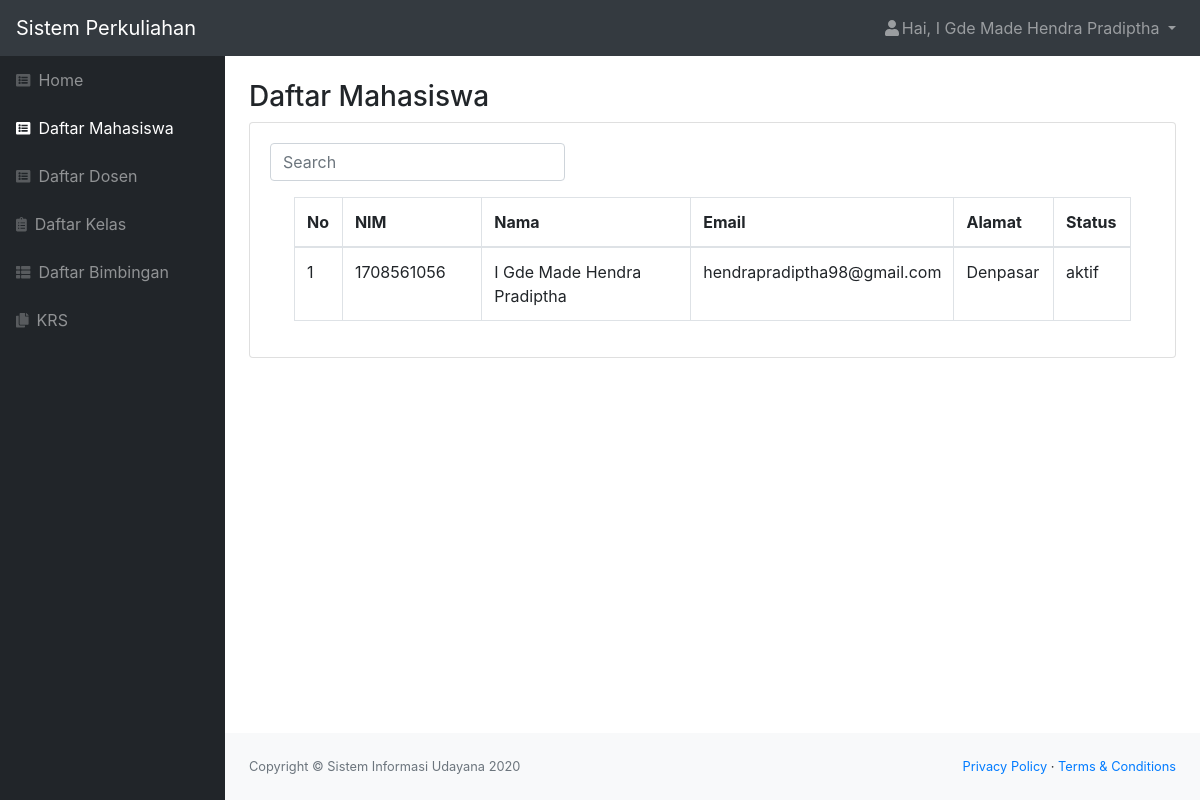
/dashboard/mahasiswa.php (signed in), run on the app's committed database.
### tables this page shows
CREATE TABLE `mahasiswa` (
  `id_mahasiswa` int(11) NOT NULL,
  `id_user` int(11) NOT NULL,
  `nim` char(10) NOT NULL,
  `nama` varchar(50) NOT NULL,
  `email` varchar(50) NOT NULL,
  `alamat` varchar(50) NOT NULL,
  `tanggal_lahir` date NOT NULL,
  `status` varchar(20) NOT NULL
);

### dashboard/mahasiswa.php (the view, shortened to what this page needs)
<?php
include "dashboard.php";
$queryMahasiswa = mysqli_query($koneksi, "SELECT * FROM mahasiswa ORDER BY nim asc");
$nama = $_SESSION['nama'];
$role = $_SESSION['role'];
?>
<!DOCTYPE html>
<html lang="en">
<head>
    <link href="../src/css/styles.css" rel="stylesheet" />
    <link href="https://cdn.datatables.net/1.10.20/css/dataTables.bootstrap4.min.css" rel="stylesheet" />
</head>
<body class="sb-nav-fixed">
    <nav class="sb-topnav navbar navbar-expand navbar-dark bg-dark">
        <a class="navbar-brand" href="index.html">Sistem Perkuliahan</a>
        <ul class="navbar-nav ml-auto">
            <li class="nav-item dropdown">
                <a class="nav-link dropdown-toggle" id="userDropdown" href="#" role="button" data-toggle="dropdown" aria-haspopup="true" aria-expanded="false"><i class="fas fa-user fa-fw"></i>Hai, <?= $nama; ?> </a>
            </li>
        </ul>
    </nav>
    <div id="layoutSidenav">
        <div id="layoutSidenav_nav">
            <nav class="sb-sidenav accordion sb-sidenav-dark" id="sidenavAccordion">
                <div class="sb-sidenav-menu">
                    <div class="nav">
                        <a class="nav-link" href="index.php">
                            <div class="sb-nav-link-icon"><i class="fas fa-list-alt"></i></div>
                            Home
                        </a>
                        <a class="nav-link active" href="mahasiswa.php">
                            <div class="sb-nav-link-icon"><i class="fas fa-list-alt"></i></div>
                            Daftar Mahasiswa
                        </a>
                        <a class="nav-link" href="dosen.php">
                            <div class="sb-nav-link-icon"><i class="fas fa-list-alt"></i></div>
                            Daftar Dosen
                        </a>
                        <a class="nav-link" href="kelas.php">
                            <div class="sb-nav-link-icon"><i class="fas fa-clipboard-list"></i></div>
                            Daftar Kelas
                        </a>
                        <a class="nav-link" href="bimbingan.php">
                            <div class="sb-nav-link-icon"><i class="fas fa-th-list"></i></div>
                            Daftar Bimbingan
                        </a>
                        <?php if ($role == "1") { ?>
                            <a class="nav-link" href="krs.php">
                                <div class="sb-nav-link-icon"><i class="fas fa-copy"></i></div>
                                KRS
                            </a>
                        <?php } ?>
                    </div>
                </div>
            </nav>
        </div>
        <div id="layoutSidenav_content">
            <main>
                <div class="container-fluid">
                    <h3 class="mt-4">Daftar Mahasiswa</h3>
                    <div class="card mb-4">
                        <div class="card-body">
                            <div class="table-responsive">
                                <form action="" method="POST">
                                    <input class="form-control col-sm-4 mb-3 ml-auto mr-4 keyword" style="display: inline-block;" type="text" placeholder="Search" aria-label="Search" name="keyword" autofocus autocomplete="off">
                                </form>
                                <div class="container">
                                    <table class="table table-bordered" id="dataTable" width="100%" cellspacing="0">
                                        <thead>
                                            <tr>
                                                <th>No</th>
                                                <th class="col-sm-2">NIM</th>
                                                <th class="col-sm-3">Nama</th>
                                                <th class="col-sm-3">Email</th>
                                                <th>Alamat</th>
                                                <th>Status</th>
                                            </tr>
                                        </thead>
                                        <?php $i = 1;
                                        foreach ($queryMahasiswa as $data) : ?>
                                            <tr>
                                                <td><?= $i++; ?></td>
                                                <td><?= $data['nim']; ?></td>
                                                <td><?= $data['nama']; ?></td>
                                                <td><?= $data['email']; ?></td>
                                                <td><?= $data['alamat']; ?></td>
                                                <td><?= $data['status']; ?></td>
                                            </tr>
                                        <?php endforeach; ?>
                                    </table>
                                </div>
                            </div>
                        </div>
                    </div>
                </div>
            </main>
            <footer class="py-4 bg-light mt-auto">
                <div class="container-fluid">
                    <div class="d-flex align-items-center justify-content-between small">
                        <div class="text-muted">Copyright &copy; Sistem Informasi Udayana 2020</div>
                        <div>
                            <a href="#">Privacy Policy</a>
                            &middot;
                            <a href="#">Terms &amp; Conditions</a>
                        </div>
                    </div>
                </div>
            </footer>
        </div>
    </div>
</body>
</html>

### data on the page
mahasiswa: nim "1708561056", nama "I Gde Made Hendra Pradiptha", email "hendrapradiptha98@gmail.com", alamat "Denpasar", status "aktif"

### other printed values
$nama "I Gde Made Hendra Pradiptha"
